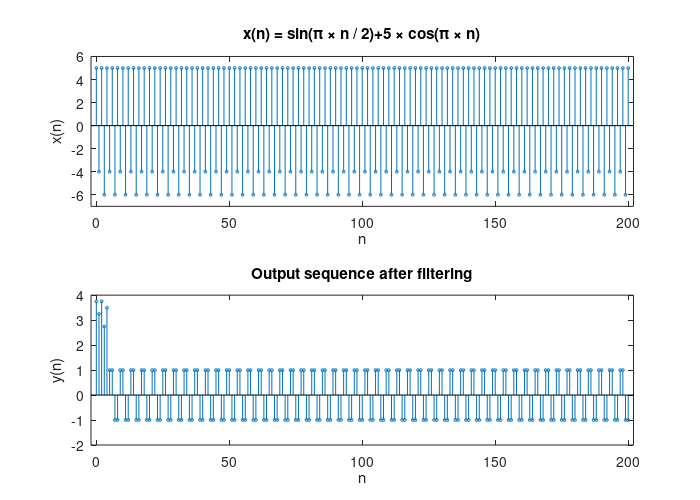

MATLAB code to generate this figure:

% PROBLEM 4.11 %

% PART 1 %
b1 = [1,-1,-4,4]; 
a1 = [1,-11/4,13/8,-1/4]; 
[R,p,k] = residuez(b1,a1)

% PART 4 %
b4 = [0,0,1]; 
a4 = [1,2,1.25,0.25]; 
[R,p,k] = residuez(b4,a4)


% PROBLEM 4.21 %
set(0,'defaultfigurepaperposition',[0,0,7,5]);
b = [3/4 5/4 1 1 5/4 3/4]; a = [1 0];
n = 0:200; x = sin(pi*n/2)+5*cos(pi*n); 
y = filter(b,a,x);
Hf_1 = figure; 
set(Hf_1,'NumberTitle','off','Name','P0421c'); 
subplot(2,1,1); 
Hs = stem(n,x); 
set(Hs,'markersize',2); 
axis([-2 202 -7 6]); 
xlabel('n'); 
ylabel('x(n)');
title('x(n) = sin(\pi \times n / 2)+5 \times cos(\pi \times n)');
subplot(2,1,2);
Hs = stem(n,y); 
set(Hs,'markersize',2); 
axis([-2 202 -2 4]); xlabel('n'); 
ylabel('y(n)');
title('Output sequence after filtering');